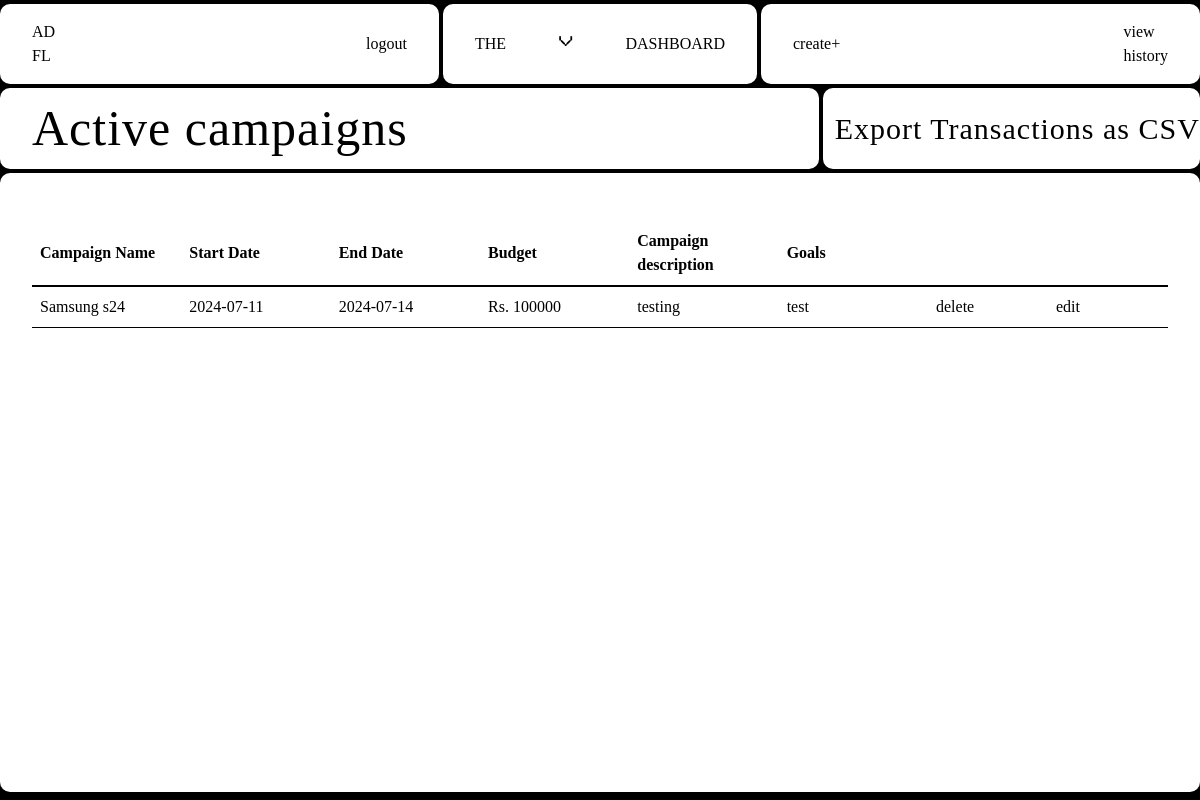
The page /sponsor/viewCampaigns (signed in) on the database its author committed.
### Adfluence/models.py (models this page shows)
class Campaign(db.Model):
    __tablename__ = "campaign"
    id = db.Column(db.Integer, primary_key=True)
    name = db.Column(db.String(140), nullable=False)
    description = db.Column(db.Text, nullable=False)
    start_date = db.Column(db.Date, nullable=False)
    end_date = db.Column(db.Date, nullable=False)
    budget = db.Column(db.Integer, nullable=False)
    visibility = db.Column(db.String(10), nullable=False)  # 'public' or 'private'
    goals = db.Column(db.Text, nullable=False)
    niche = db.Column(db.String(100), nullable=False)
    status = db.Column(db.String(100), nullable=False, default="Incomplete")
    flagged = db.Column(db.Boolean, default=False)
    user_id = db.Column(db.Integer, db.ForeignKey("user.id"), nullable=False)
    ad_requests = db.relationship(
        "AdRequest", backref="campaign", cascade="all, delete-orphan"
    )
    campaign_requests = db.relationship(
        "campaignRequest", backref="campaign", cascade="all, delete-orphan"
    )

### Adfluence/sponsor.py (the view)
@sponsor.route("/viewCampaigns", methods=["GET"])
@role_required("Sponsor")
@login_required
def viewCampaigns():
    active_campaigns = Campaign.query.filter_by(user_id=current_user.id).all()
    return render_template(
        "Sponsor/viewCampaigns.html", user=current_user, campaigns=active_campaigns
    )

### Adfluence/views.py (called while the page is built)
def role_required(role):
    def decorator(f):
        @wraps(f)
        def decorated_function(*args, **kwargs):
            if current_user.role != role:
                abort(403)
            return f(*args, **kwargs)
        return decorated_function
    return decorator

### Adfluence/templates/Sponsor/viewCampaigns.html (shortened to what this page needs)
{% extends "base.html" %} {% block head %}
<link
  rel="stylesheet"
  href="{{ url_for('static', filename='src/sponsor_css/view_campaigns.css') }}"
/>
{% endblock %} {% block content %}
<div class="container">
  <nav>
    <div class="nav-1">
      <a href="{{ url_for('sponsor.dashboard') }}" class="logo view">
        AD <br />
        FL
      </a>
      <a href="{{ url_for('views.logout') }}" class="view">logout</a>
    </div>
    <div class="nav-2">
      <p class="menu-button view">the</p>
      <p class="x">v</p>
      <p class="menu-button view">dashboard</p>
    </div>
    <div class="nav-3">
      {% if user.flagged == False %}
      <a href="{{ url_for('sponsor.createCampaign') }}" class="view">create+</a>
      {% endif %}
      <a
        href="{{ url_for('sponsor.payment_history',user_id=current_user.id) }}"
        class="view"
      >
        view <br />
        history
      </a>
    </div>
  </nav>
  <div class="content-wrapper">
    <div class="header-wrapper">
      <div class="header-1">
        <h1>Active campaigns</h1>
      </div>
      <div class="header-2">
        <div class="marquee">
          <span>
            <a href="{{ url_for('sponsor.export_csv')}}">
              Export Transactions as CSV &nbsp; Export Transactions as CSV
              &nbsp; Export Transactions as CSV &nbsp; Export Transactions as
              CSV &nbsp; Export Transactions as CSV &nbsp; Export Transactions
              as CSV &nbsp; Export Transactions as CSV &nbsp; Export
              Transactions as CSV &nbsp; Export Transactions as CSV &nbsp;
            </a>
          </span>
        </div>
      </div>
    </div>
    <div class="table-wrapper">
      <table class="first-table">
        <thead>
          <tr>
            <th>Campaign Name</th>
            <th>Start Date</th>
            <th>End Date</th>
            <th>Budget</th>
            <th>Campaign description</th>
            <th>Goals</th>
            <th class="link"></th>
            <th class="link"></th>
          </tr>
        </thead>
        <tbody>
          {% for campaign in campaigns %}
          <tr>
            <td>
              <a
                href="{{ url_for('sponsor.viewCampaign', campaign_id=campaign.id) }}"
                class="view"
                >{{ campaign.name }}</a
              >
            </td>
            <td>{{ campaign.start_date.strftime('%Y-%m-%d') }}</td>
            <td>{{ campaign.end_date.strftime('%Y-%m-%d') }}</td>
            <td>Rs. {{ campaign.budget }}</td>
            <td>{{ campaign.description }}</td>
            <td>{{ campaign.goals }}</td>
            <td class="link danger">
              <form
                action="{{ url_for('sponsor.deleteCampaign', campaign_id=campaign.id) }}"
                method="POST"
                onsubmit="return confirm('Are you sure you want to delete this campaign?');"
              >
                <button type="submit">delete</button>
              </form>
            </td>
            {% if campaign.flagged==True %}
            <td class="status-rejected">Flagged by admin</td>
            {% else %}
            <td class="link view">
              <form
                action="{{ url_for('sponsor.editCampaign', campaign_id=campaign.id) }}"
                method="POST"
                onsubmit="return confirm('Are you sure you want to edit this campaign?');"
              >
                <button type="submit">edit</button>
              </form>
            </td>
            {% endif %}
          </tr>
          {% endfor %}
        </tbody>
      </table>
    </div>
  </div>
  {% endblock %}

### Adfluence/static/css/main.css (style rules this page uses)
html, :host { line-height: 1.5; -webkit-text-size-adjust: 100%; -moz-tab-size: 4; -o-tab-size: 4; tab-size: 4; font-family: ui-sans-serif, system-ui, sans-serif, "Apple Color Emoji", "Segoe UI Emoji", "Segoe UI Symbol", "Noto Color Emoji"; font-feature-settings: normal; font-variation-settings: normal; -webkit-tap-highlight-color: transparent; }
body { margin: 0; line-height: inherit; }
h1, h2, h3, h4, h5, h6 { font-size: inherit; font-weight: inherit; }
a { color: inherit; text-decoration: inherit; }
table { text-indent: 0; border-color: inherit; border-collapse: collapse; }
button, input, optgroup, select, textarea { font-family: inherit; font-feature-settings: inherit; font-variation-settings: inherit; font-size: 100%; font-weight: inherit; line-height: inherit; letter-spacing: inherit; color: inherit; margin: 0; padding: 0; }
button, select { text-transform: none; }
button, input:where([type='button']), input:where([type='reset']), input:where([type='submit']) { -webkit-appearance: button; background-color: transparent; background-image: none; }
blockquote, dl, dd, h1, h2, h3, h4, h5, h6, hr, figure, p, pre { margin: 0; }
button, [role="button"] { cursor: pointer; }
.container { width: 100%; }
@media (min-width: 640px) { .container { max-width: 640px; } }
@media (min-width: 768px) { .container { max-width: 768px; } }
@media (min-width: 1024px) { .container { max-width: 1024px; } }
* { margin: 0; padding: 0; }

### Adfluence/static/src/input.css (style rules this page uses)
* { margin: 0; padding: 0; }

### Adfluence/static/src/sponsor_css/view_campaigns.css (style rules this page uses)
* { margin: 0; padding: 0; box-sizing: border-box; }
html, body { width: 100%; height: 100%; background-color: #000; font-family: "Arame"; overflow: hidden; }
p { text-transform: uppercase; }
.x { font-family: sk; margin-top: -10px; font-size: 14px; }
.container { width: 100%; height: 100vh; max-width: 3840px; margin: 0 auto; display: flex; flex-direction: column; gap: 0.25em; }
nav { width: 100%; flex: 1; display: flex; gap: 0.25em; padding: 0.25em 0 0 0; background-color: #000; }
nav > div { display: flex; justify-content: space-between; align-items: center; padding: 1em 2em; background: #fff; color: #000; border-radius: 10px; }
.nav-1 { flex: 3; }
.nav-2 { flex: 2; }
.view { cursor: pointer; transition: all 0.2s ease-out; font-family: "Arame"; }
.nav-3 { flex: 3; }
.content-wrapper { flex: 12; width: 100%; height: 100%; display: flex; flex-direction: column; padding: 0 0 0.5em 0; background-color: #000; gap: 0.25em; overflow: hidden; }
.header-wrapper { display: flex; gap: 0.25em; }
.header-1 { flex: 8; background-color: #fff; color: #000; border-radius: 10px; text-align: left; padding: 0.2em 2em; }
.header-1 h1 { font-family: up; font-size: 50px; letter-spacing: 1px; }
.header-2 { flex: 4; position: relative; background-color: #fff; border-radius: 10px; display: flex; justify-content: center; transition: all 0.2s ease-out; }
.marquee { width: 100%; position: absolute; padding: 1em 0; overflow: hidden; z-index: 3; display: flex; align-items: center; white-space: nowrap; margin: 0 auto; bottom: 2px; }
.marquee span { font-family: up; font-weight: normal; letter-spacing: 1px; font-size: 30px; transform: translateX(12px); transition: transform 0.5s ease-in-out; cursor: pointer; }
.marquee a { text-decoration: none; color: inherit; }
.table-wrapper { width: 100%; height: 100vh; overflow-x: auto; overflow-y: auto; display: flex; justify-content: center; border-radius: 10px; background: #fff; padding: 3em 2em; }
.first-table { width: 100%; border-collapse: collapse; table-layout: fixed; height: fit-content; }
.first-table th { position: sticky; top: 0; z-index: 1; background-color: #fff; padding: 0.5em 0.5em; border-bottom: 2px solid #000; text-align: left; font-size: 16px; }
.first-table td { padding: 0.5em 0.5em; border-bottom: 1px solid #000; text-align: left; vertical-align: top; word-wrap: break-word; white-space: normal; font-size: 16px; }
.link { width: 120px; }
.danger { cursor: pointer; transition: all 0.2s ease-out; font-family: "Arame"; }

### rows shown on the page
Campaign: name "Samsung s24", start_date "2024-07-11", end_date "2024-07-14", budget "100000", description "testing", goals "test"
